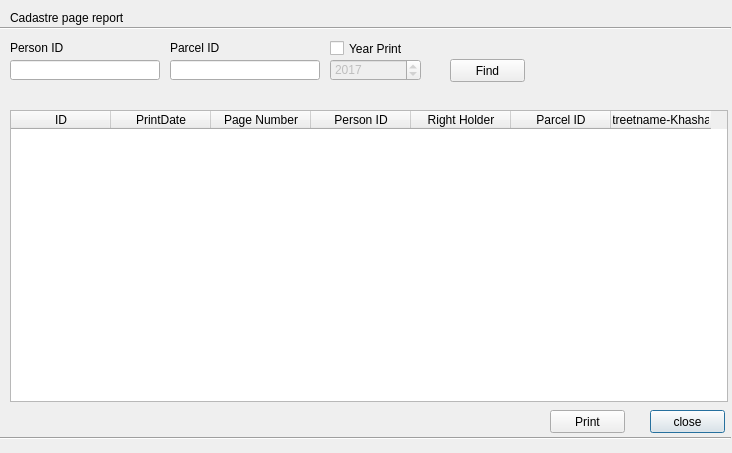
<?xml version="1.0" encoding="UTF-8"?>
<ui version="4.0">
 <class>CadastrePageReportDialog</class>
 <widget class="QDialog" name="CadastrePageReportDialog">
  <property name="geometry">
   <rect>
    <x>0</x>
    <y>0</y>
    <width>732</width>
    <height>453</height>
   </rect>
  </property>
  <property name="windowTitle">
   <string>Dialog</string>
  </property>
  <widget class="QPushButton" name="close_button">
   <property name="geometry">
    <rect>
     <x>650</x>
     <y>410</y>
     <width>75</width>
     <height>23</height>
    </rect>
   </property>
   <property name="text">
    <string>close</string>
   </property>
  </widget>
  <widget class="QPushButton" name="find_button">
   <property name="geometry">
    <rect>
     <x>450</x>
     <y>59</y>
     <width>75</width>
     <height>23</height>
    </rect>
   </property>
   <property name="text">
    <string>Find</string>
   </property>
  </widget>
  <widget class="QTableWidget" name="cpage_twidget">
   <property name="geometry">
    <rect>
     <x>10</x>
     <y>110</y>
     <width>718</width>
     <height>292</height>
    </rect>
   </property>
   <column>
    <property name="text">
     <string>ID</string>
    </property>
   </column>
   <column>
    <property name="text">
     <string>PrintDate</string>
    </property>
   </column>
   <column>
    <property name="text">
     <string>Page Number</string>
    </property>
   </column>
   <column>
    <property name="text">
     <string>Person ID</string>
    </property>
   </column>
   <column>
    <property name="text">
     <string>Right Holder</string>
    </property>
   </column>
   <column>
    <property name="text">
     <string>Parcel ID</string>
    </property>
   </column>
   <column>
    <property name="text">
     <string>Streetname-Khashaa</string>
    </property>
   </column>
  </widget>
  <widget class="QLabel" name="results_label">
   <property name="geometry">
    <rect>
     <x>10</x>
     <y>90</y>
     <width>201</width>
     <height>16</height>
    </rect>
   </property>
   <property name="text">
    <string/>
   </property>
  </widget>
  <widget class="QPushButton" name="print_button">
   <property name="geometry">
    <rect>
     <x>550</x>
     <y>410</y>
     <width>75</width>
     <height>23</height>
    </rect>
   </property>
   <property name="text">
    <string>Print</string>
   </property>
  </widget>
  <widget class="Line" name="line">
   <property name="geometry">
    <rect>
     <x>0</x>
     <y>20</y>
     <width>731</width>
     <height>16</height>
    </rect>
   </property>
   <property name="orientation">
    <enum>Qt::Horizontal</enum>
   </property>
  </widget>
  <widget class="Line" name="line_2">
   <property name="geometry">
    <rect>
     <x>0</x>
     <y>430</y>
     <width>731</width>
     <height>16</height>
    </rect>
   </property>
   <property name="orientation">
    <enum>Qt::Horizontal</enum>
   </property>
  </widget>
  <widget class="QLabel" name="label_2">
   <property name="geometry">
    <rect>
     <x>10</x>
     <y>10</y>
     <width>281</width>
     <height>16</height>
    </rect>
   </property>
   <property name="text">
    <string>Cadastre page report</string>
   </property>
  </widget>
  <widget class="QCheckBox" name="print_year_chbox">
   <property name="geometry">
    <rect>
     <x>330</x>
     <y>40</y>
     <width>101</width>
     <height>17</height>
    </rect>
   </property>
   <property name="text">
    <string>Year Print</string>
   </property>
  </widget>
  <widget class="QSpinBox" name="print_year_sbox">
   <property name="enabled">
    <bool>false</bool>
   </property>
   <property name="geometry">
    <rect>
     <x>330</x>
     <y>59</y>
     <width>91</width>
     <height>22</height>
    </rect>
   </property>
   <property name="minimum">
    <number>2000</number>
   </property>
   <property name="maximum">
    <number>2100</number>
   </property>
   <property name="value">
    <number>2017</number>
   </property>
  </widget>
  <widget class="QLabel" name="label_3">
   <property name="geometry">
    <rect>
     <x>10</x>
     <y>40</y>
     <width>171</width>
     <height>16</height>
    </rect>
   </property>
   <property name="text">
    <string>Person ID</string>
   </property>
  </widget>
  <widget class="QLineEdit" name="person_id_edit">
   <property name="geometry">
    <rect>
     <x>10</x>
     <y>60</y>
     <width>150</width>
     <height>20</height>
    </rect>
   </property>
  </widget>
  <widget class="QLineEdit" name="parcel_id_edit">
   <property name="geometry">
    <rect>
     <x>170</x>
     <y>60</y>
     <width>150</width>
     <height>20</height>
    </rect>
   </property>
  </widget>
  <widget class="QLabel" name="label_4">
   <property name="geometry">
    <rect>
     <x>170</x>
     <y>40</y>
     <width>151</width>
     <height>16</height>
    </rect>
   </property>
   <property name="text">
    <string>Parcel ID</string>
   </property>
  </widget>
 </widget>
 <resources/>
 <connections/>
</ui>
